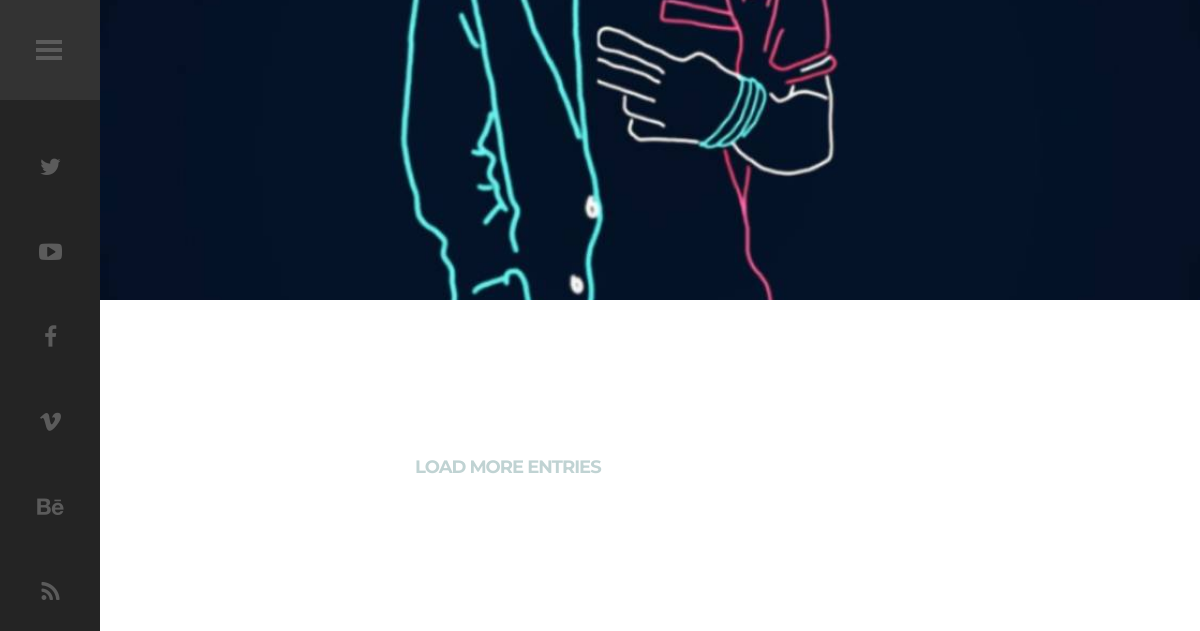
Before: / with the older database file.
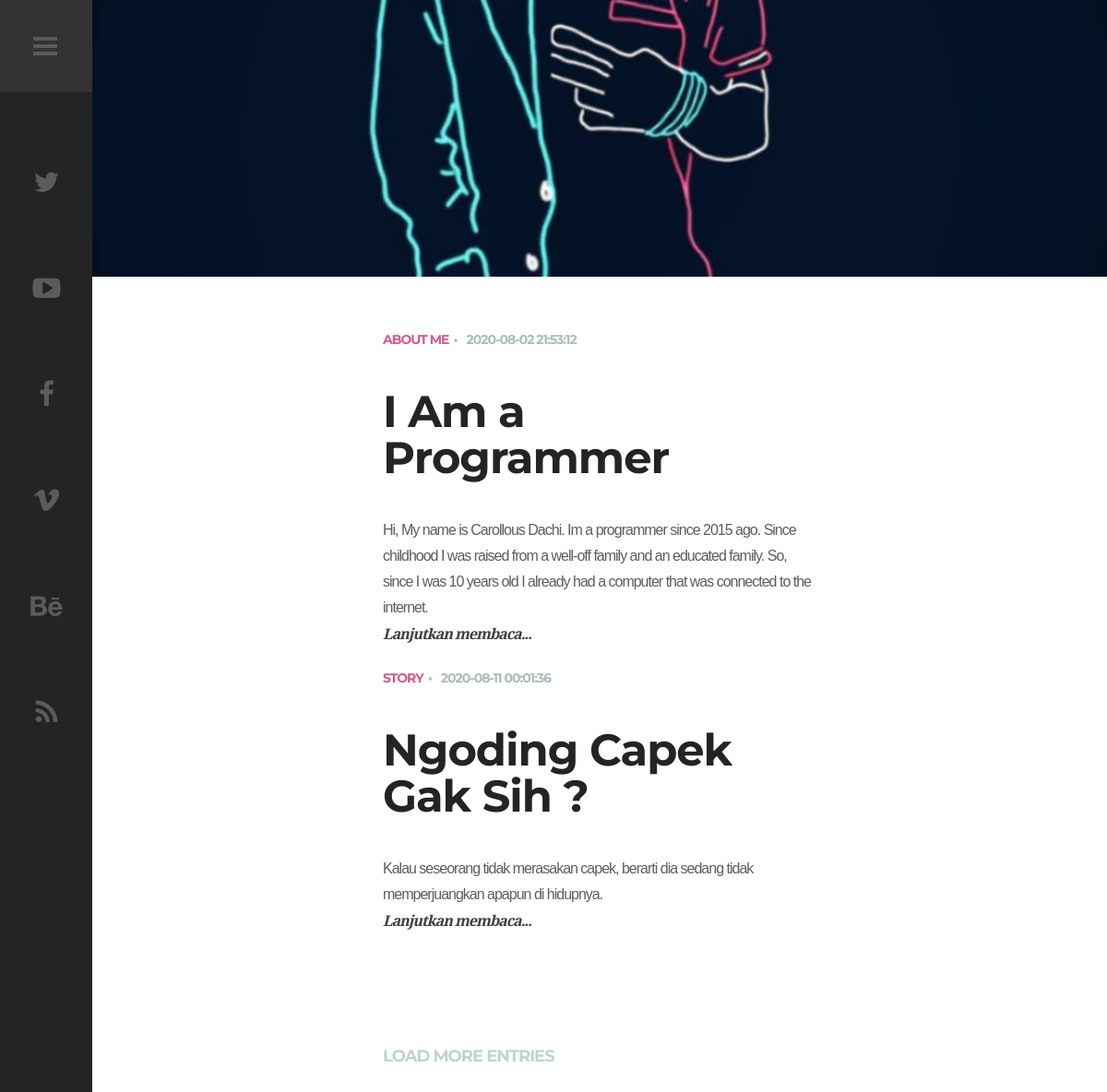
After: the same page with the newer database file.
### tables this page shows
CREATE TABLE `create` (
  `id` int(11) NOT NULL,
  `name` varchar(30) NOT NULL,
  `slug` varchar(150) NOT NULL,
  `kategori` varchar(30) NOT NULL,
  `quotes` text NOT NULL,
  `description` text NOT NULL,
  `isi` text NOT NULL,
  `creator` varchar(30) NOT NULL,
  `date` datetime NOT NULL DEFAULT CURRENT_TIMESTAMP ON UPDATE CURRENT_TIMESTAMP,
  `status` int(11) NOT NULL
);

### index.php (called while the page is built, shortened)
<?php
require_once BASEPATH.'core/CodeIgniter.php';

### application/models/create_sql.php (called while the page is built, shortened)
<?php
class Create_sql extends MY_model
{
    public function __construct()
    {
        $this->tabel = "create";
    }
}

### application/core/My_model.php (called while the page is built, shortened)
<?php
class MY_model extends CI_Model
{
    public $tabel = "";
    public function gets($where = "", $order = "", $api = 0)
    {
        if (empty($where)) $where = array("m.status" => 0);
        $query = $this->db->get_where($this->tabel . " m", $where);
        if (empty($api))
            return $query->result();
        else return $query;
    }
}

### application/core/homeTemplate.php (the view, shortened to what this page needs)
<?php
class homeTemplate extends CI_Controller
{
    public $data;
    public $main;
    public $name;
    public function __construct($path = "", $in = "", $name = "", $viewport = "", $plugin = "")
    {
        $this->data['cssFile'] = "";
        $this->data['info'] = "";
        $this->data['jsFile'] = "";
        $this->data['headData'] = "";
        $this->data['isiData'] = "";
        $this->data["blank"] = "";
        $this->name = $name;
        if (!empty($plugin)) {
            $this->pluginJs = "";
            $this->pluginCss = "";
        } else {
            $this->pluginJs = '<script src="' . base_url() . 'asset/js/' . $path . '.js"></script>';
            $this->pluginCss = '<link rel="stylesheet" type="text/css" href="' . base_url() . 'asset/css/' . $path . '.css" />';
        }
        if (!empty($path)) {
            $this->main = $path;
            $this->load->model('navigation_sql', "navigation");
            $this->load->model('create_sql', "create");
        }
        if (empty($viewport)) {
            $this->data['viewport'] = '<meta name="viewport" content="width=device-width, initial-scale=1, maximum-scale=1">';
        } else $this->data['viewport'] = '';
    }
    public function index()
    {
        $this->data['path'] = $this->main;
        $this->data['firstPost'] = "";
        $this->data['secondPost'] = "";
        $defaultName = '<body class="home blog">';
        if (empty($this->name)) {
            $this->data['bodyClass'] = $defaultName;
        } else $this->data['bodyClass'] = '<body class="' . $this->name . '">';
        $getPost = $this->create->gets();
        foreach ($getPost as $key => $value) {
            $this->data['firstPost'] .= '<article id="post-1" class="blog-item-holder featured-post">';
            $this->data['firstPost'] .= '<div class="entry-content relative">';
            $this->data['firstPost'] .= '<div class="content-1170 center-relative">';
            $this->data['firstPost'] .= '<div class="cat-links"><ul>';
            $this->data['firstPost'] .= '<li><a href="#">' . $value->kategori . '</a></li></ul></div>';
            $this->data['firstPost'] .= '<div class="entry-date published">' . $value->date . '</div>';
            $this->data['firstPost'] .= '<h2 class="entry-title">';
            $this->data['firstPost'] .= '<a href="post/' . $value->slug . '">' . $value->name . '</a></h2>';
            $this->data['firstPost'] .= '<div class="excerpt">';
            $this->data['firstPost'] .=  $value->description;
            $this->data['firstPost'] .= '<br /><a href="post/' . $value->slug . '"><b><i>Lanjutkan membaca...</i></b></a>';
            $this->data['firstPost'] .= '</div></div></div></article>';
        }
        $this->data['viewPost'] = $this->data['firstPost'] . $this->data['secondPost'];
        $this->data['cssFile'] = $this->pluginCss;
        $this->data['jsFile'] = $this->pluginJs;
        $this->load->view('headerHome', $this->data);
        $this->load->view($this->main, $this->data);
        $this->load->view('footerHome', $this->data);
    }
}

### application/views/headerhome.php (shortened to what this page needs)
<!DOCTYPE html>
<html lang="en">
<head>
    <link rel="stylesheet" type="text/css" href='<?php echo base_url('asset/homepage/css/clear.css') ?>' />
    <link rel="stylesheet" type="text/css" href='<?php echo base_url('asset/homepage/css/common.css') ?>' />
    <link rel="stylesheet" type="text/css" href='<?php echo base_url('asset/homepage/css/font-awesome.min.css') ?>' />
    <link rel="stylesheet" type="text/css" href='<?php echo base_url('asset/homepage/css/carouFredSel.css') ?>' />
    <link rel="stylesheet" type="text/css" href='<?php echo base_url('asset/homepage/css/sm-clean.css') ?>' />
    <link rel="stylesheet" type="text/css" href='<?php echo base_url('asset/homepage/css/style.css') ?>' />
</head>
<?= ($bodyClass) ?>
<div id="sidebar" class="sidebar">
    <div class="menu-right-part">
        <div class="toggle-holder">
            <div id="toggle">
                <div class="menu-line"></div>
            </div>
        </div>
        <div class="social-holder">
            <div class="social-list">
                <a href="#"><i class="fa fa-twitter"></i></a>
                <a href="#"><i class="fa fa-youtube-play"></i></a>
                <a href="https://facebook.com/carolloux.dachi"><i class="fa fa-facebook"></i></a>
                <a href="#"><i class="fa fa-vimeo"></i></a>
                <a href="#"><i class="fa fa-behance"></i></a>
                <a href="#"><i class="fa fa-rss"></i></a>
            </div>
        </div>
    </div>
</div>

### application/views/home.php (shortened to what this page needs)
<div id="content" class="site-content">
    <div id="blog-wrapper">
        <div class="blog-holder center-relative">
            <?= ($viewPost) ?>
        </div>
        <div class="block load-more-holder">LOAD MORE ENTRIES</div>
    </div>
    <div class="featured-image-holder">
        <div class="featured-post-image" style="background-image: url(file/profile.jpeg)"></div>
    </div>
</div>

### application/views/footerHome.php (shortened to what this page needs)
</body>
</html>

### asset/homepage/css/clear.css (style rules this page uses)
html, body, div, span, object, iframe, h1, h2, h3, h4, h5, h6, p, blockquote, pre, abbr, address, cite, code, del, dfn, em, img, ins, kbd, q, samp, small, strong, sub, sup, var, b, i, ol, ul, li, fieldset, form, label, legend, table, caption, tbody, tfoot, thead, tr, th, td, article, aside, canvas, details, figcaption, figure, footer, header, hgroup, menu, nav, section, summary, time, mark, audio, video { margin:0; padding:0; border:0; outline: none; font-size:100%; vertical-align:baseline; background:transparent; }
body { line-height:1; }
article,aside,details,figcaption,figure, footer,header,hgroup,menu,nav,section { display:block; }
nav ul,ul,ol { list-style:none; }
a { margin:0; padding:0; font-size:100%; outline: none; vertical-align:baseline; background:transparent; }

### asset/homepage/css/common.css (style rules this page uses)
.block { display: block; }
.center-relative { margin-left: auto; margin-right: auto; }
.relative { position: relative; }
h1,h2,h3,h4,h5,h6 { padding: 20px 0; }
h2 { font-size: 34px; line-height: 34px; }

Changed rows visible on the page:
added create: kategori "ABOUT ME", date "2020-08-02 21:53:12", name "I Am a Programmer"
added create: kategori "STORY", date "2020-08-11 00:01:36", name "Ngoding Capek Gak Sih ?"
Other visible differences:
$viewPost: (not shown) → "Hi, My name is Carollous Dachi. Im a programmer since 2015 ago. Since childhood I was raised from a well-off family and an educated family. So, since I was 10 years old I already had a computer that was connected to the internet. Kalau seseorang tidak merasakan capek, berarti dia sedang tidak memperjuangkan apapun di hidupnya."
text now shown: "Lanjutkan membaca... Lanjutkan membaca..."
